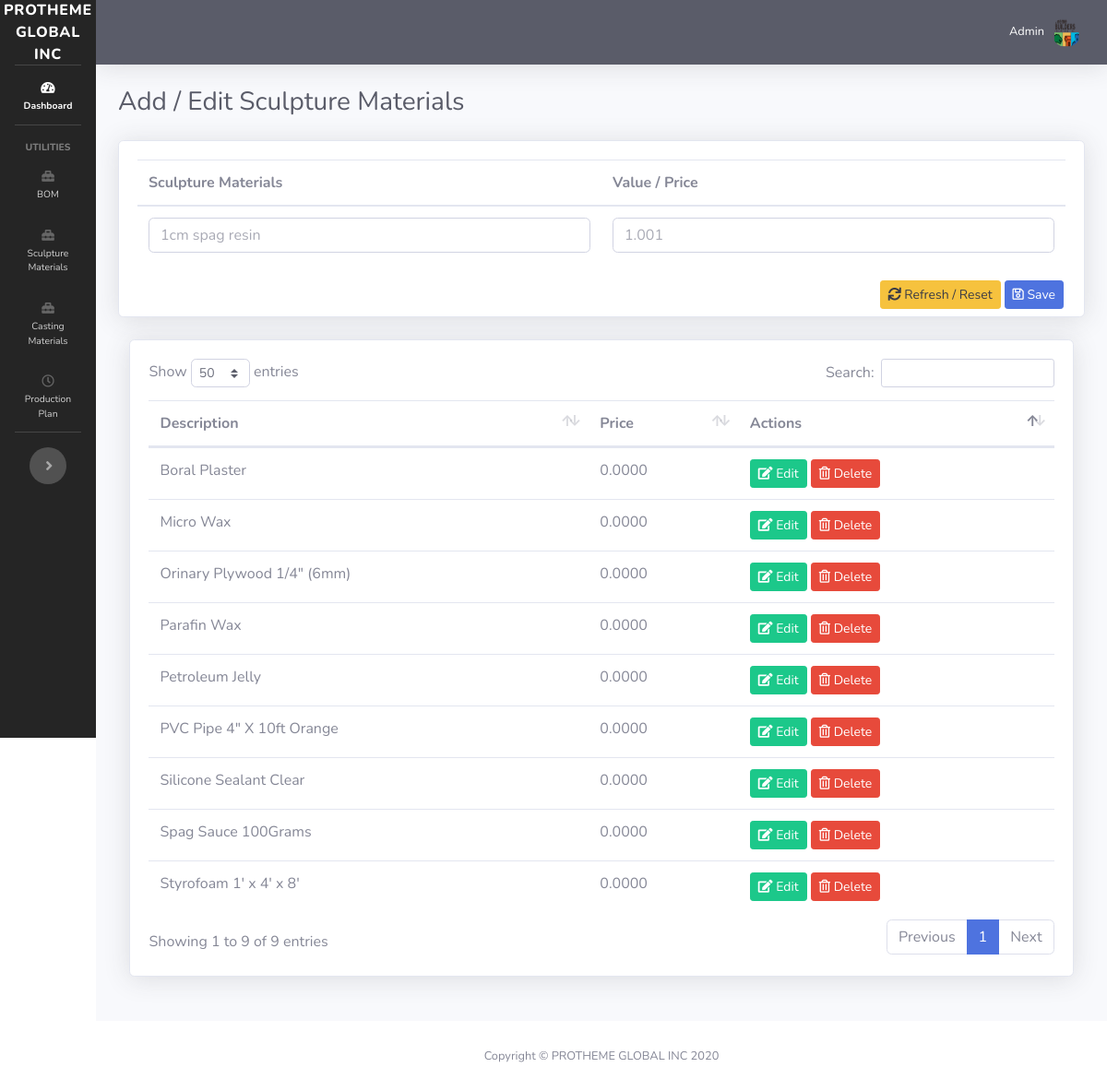
The page /add-sculpture-materials.php on the database its author committed.
### tables this page shows
CREATE TABLE `sculpture_materials` (
  `id` int(11) NOT NULL,
  `description` varchar(128) NOT NULL,
  `price` decimal(12,4) NOT NULL
);

### process_materials.php (called while the page is built, shortened)
<?php
    $update_sculpture_materials = false;

### add-sculpture-materials.php (the view, shortened to what this page needs)
<?php
require_once 'process_materials.php';
include("sidebar.php");
$getSculptureMaterials = $mysqli->query('SELECT * FROM sculpture_materials') or die ($mysqli->error);
?>
<div id="content-wrapper" class="d-flex flex-column">
    <div id="content">
        <?php
        include("topbar.php");
        ?>
        <div class="container-fluid">
            <div class="d-sm-flex align-items-center justify-content-between mb-4">
                <h1 class="h3 mb-0 text-gray-800">Add / Edit Sculpture Materials</h1>
            </div>
            <div class="row">
                <div class="col-lg-12 mb-4">
                    <div class="card shadow mb-4">
                        <form action="process_materials.php" method="POST" class="mb-1">
                            <div class="card-body">
                                <table class="table">
                                    <thead>
                                    <tr>
                                        <th>Sculpture Materials</th>
                                        <th>Value / Price</th>
                                    </tr>
                                    </thead>
                                    <tbody>
                                    <tr>
                                        <td><input type="text" class="form-control" name="sculpture_materials" placeholder="1cm spag resin" value="<?php if($update_sculpture_materials){echo $newSculptureMaterial['description'];} ?>" required></td>
                                        <td><input type="number" class="form-control" name="value_price" placeholder="1.001" step="0.00001" value="<?php if($update_sculpture_materials){echo $newSculptureMaterial['price'];} ?>" required></td>
                                    </tr>
                                    </tbody>
                                </table>
                                <button type="submit" class="btn btn-primary btn-sm mb-1 float-right" name="save_sculpture_materials" style="<?php if($update_sculpture_materials){echo"display: none;";}?> margin: 2px;"><i class="far fa-save"></i> Save</button>
                                <a href="add-sculpture-materials.php" class="btn btn-sm btn-warning float-right text-gray-900" style=" margin: 2px;"><i class="fas fa-sync"></i> Refresh / Reset</a>
                        </form>
                    </div>
                </div>
                <div class="col-lg-12 mb-4">
                    <div class="card shadow mb-12" style="padding: 2%;">
                        <table class="table" id="itemSculptureMaterials">
                            <thead>
                            <tr>
                                <th>Description</th>
                                <th>Price</th>
                                <th>Actions</th>
                            </tr>
                            </thead>
                            <tbody>
                            <?php while($newSculptureMaterials=$getSculptureMaterials->fetch_assoc()){ ?>
                                <tr>
                                    <td><?php echo $newSculptureMaterials['description']; ?></td>
                                    <td><?php echo $newSculptureMaterials['price']; ?></td>
                                    <td>
                                        <a style="" href="add-sculpture-materials.php?edit_sculpture_materials=<?php echo $newSculptureMaterials['id']; ?>" class="btn btn-sm btn-success"><i class="fas fa-edit"></i> Edit</a>
                                        <button type="button" class="btn btn-sm btn-danger" data-toggle="modal" data-target="#exampleModal<?php echo $newSculptureMaterials['id']; ?>">
                                            <i class="far fa-trash-alt"></i> Delete
                                        </button>
                                    </td>
                                </tr>
                            <?php }?>
                            </tbody>
                        </table>
                    </div>
                </div>
            </div>
        </div>
    </div>
</div>
<?php include("footer.php"); ?>

### sidebar.php (style rules this page uses)
::placeholder { opacity: 0.7 !important; }
body, input, textarea { scroll-behavior: smooth !important; }

### rows shown on the page
sculpture_materials: description "Styrofoam 1' x 4' x 8'", price "0.0000"
sculpture_materials: description "Micro Wax", price "0.0000"
sculpture_materials: description "Parafin Wax", price "0.0000"
sculpture_materials: description "Petroleum Jelly", price "0.0000"
sculpture_materials: description "Silicone Sealant Clear", price "0.0000"
sculpture_materials: description "Boral Plaster", price "0.0000"
sculpture_materials: description "PVC Pipe 4\" X 10ft Orange", price "0.0000"
sculpture_materials: description "Orinary Plywood 1/4\" (6mm)", price "0.0000"
sculpture_materials: description "Spag Sauce 100Grams", price "0.0000"
